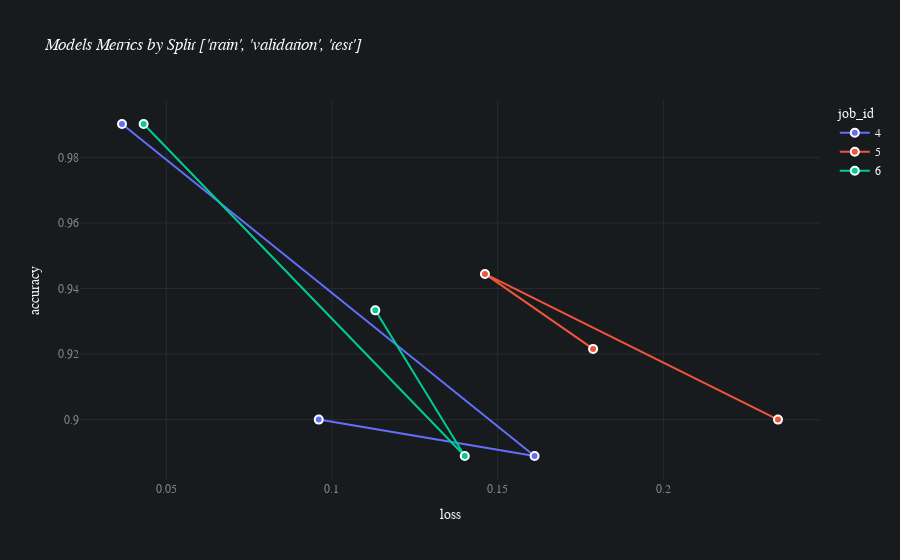

Notebook code for this chart:
### Code cell
fig = px.line(
    df
    , title = '<i>Models Metrics by Split ' + str(data_names) + '</i>'
    , x = 'loss'
    , y = 'accuracy'
    , text = 'split'
    , color = 'job_id'
    , height = 600
    , hover_data = ['job_id', 'split', 'accuracy', 'loss']
)
fig.update_traces(
    mode = 'markers+lines'
    , textposition = 'top center'
    , line = dict(width=2)
    , marker = dict(
        size = 8,
        line = dict(
            width = 2,
            color = 'white'
        )
    )
)
fig.update_layout(
    font_family = "Avenir"
    , font_color = "#FAFAFA"
    , plot_bgcolor = "#181B1E"
    , paper_bgcolor = "#181B1E"
    , hoverlabel = dict(
        bgcolor = "#0F0F0F"
        , font_size = 15
        , font_family = "Avenir"
    )
)
fig.update_xaxes(gridcolor='#262B2F', tickfont=dict(color='#818487'))
fig.update_yaxes(gridcolor='#262B2F', tickfont=dict(color='#818487'))
# include the 'split' in the hover
fig

### Figure 1 — Plotly figure (JSON) as saved in the notebook; plotly's stock layout.template omitted (floating-point values rounded to 4 significant figures)
{"data": [{"customdata": [[4, "train", 0.9902, 0.03663], [4, "validation", 0.8889, 0.1611], [4, "test", 0.9, 0.096]], "hovertemplate": "job_id=%{customdata[0]}<br>loss=%{customdata[3]}<br>accuracy=%{customdata[2]}<br>split=%{customdata[1]}<extra></extra>", "legendgroup": "4", "line": {"color": "#636efa", "dash": "solid", "width": 2}, "marker": {"line": {"color": "white", "width": 2}, "size": 8}, "mode": "markers+lines", "name": "4", "orientation": "v", "showlegend": true, "text": ["train", "validation", "test"], "textposition": "top center", "type": "scatter", "x": [0.03663, 0.1611, 0.096], "xaxis": "x", "y": [0.9902, 0.8889, 0.9], "yaxis": "y"}, {"customdata": [[5, "train", 0.9216, 0.1788], [5, "validation", 0.9444, 0.1462], [5, "test", 0.9, 0.2346]], "hovertemplate": "job_id=%{customdata[0]}<br>loss=%{customdata[3]}<br>accuracy=%{customdata[2]}<br>split=%{customdata[1]}<extra></extra>", "legendgroup": "5", "line": {"color": "#EF553B", "dash": "solid", "width": 2}, "marker": {"line": {"color": "white", "width": 2}, "size": 8}, "mode": "markers+lines", "name": "5", "orientation": "v", "showlegend": true, "text": ["train", "validation", "test"], "textposition": "top center", "type": "scatter", "x": [0.1788, 0.1462, 0.2346], "xaxis": "x", "y": [0.9216, 0.9444, 0.9], "yaxis": "y"}, {"customdata": [[6, "train", 0.9902, 0.04316], [6, "validation", 0.8889, 0.1401], [6, "test", 0.9333, 0.1131]], "hovertemplate": "job_id=%{customdata[0]}<br>loss=%{customdata[3]}<br>accuracy=%{customdata[2]}<br>split=%{customdata[1]}<extra></extra>", "legendgroup": "6", "line": {"color": "#00cc96", "dash": "solid", "width": 2}, "marker": {"line": {"color": "white", "width": 2}, "size": 8}, "mode": "markers+lines", "name": "6", "orientation": "v", "showlegend": true, "text": ["train", "validation", "test"], "textposition": "top center", "type": "scatter", "x": [0.04316, 0.1401, 0.1131], "xaxis": "x", "y": [0.9902, 0.8889, 0.9333], "yaxis": "y"}], "layout": {"autosize": true, "font": {"color": "#FAFAFA", "family": "Avenir"}, "hoverlabel": {"bgcolor": "#0F0F0F", "font": {"family": "Avenir", "size": 15}}, "legend": {"title": {"text": "job_id"}, "tracegroupgap": 0}, "paper_bgcolor": "#181B1E", "plot_bgcolor": "#181B1E", "title": {"text": "<i>Models Metrics by Split ['train', 'validation', 'test']</i>"}, "xaxis": {"anchor": "y", "autorange": true, "domain": [0, 1], "gridcolor": "#262B2F", "range": [0.02427, 0.247], "tickfont": {"color": "#818487"}, "title": {"text": "loss"}, "type": "linear"}, "yaxis": {"anchor": "x", "autorange": true, "domain": [0, 1], "gridcolor": "#262B2F", "range": [0.8817, 0.9974], "tickfont": {"color": "#818487"}, "title": {"text": "accuracy"}, "type": "linear"}}}
